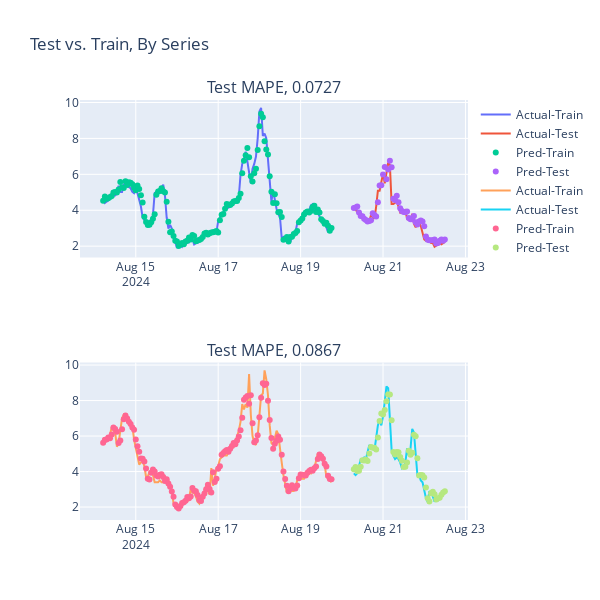

Here is the notebook cell this chart was saved with:
### Code cell
# graphing data
dates = combined_df['Date'].sort_values(ascending=True).drop_duplicates().to_list()
plot_comparison(trainPredict, testPredict, trainY, testY, dates)
